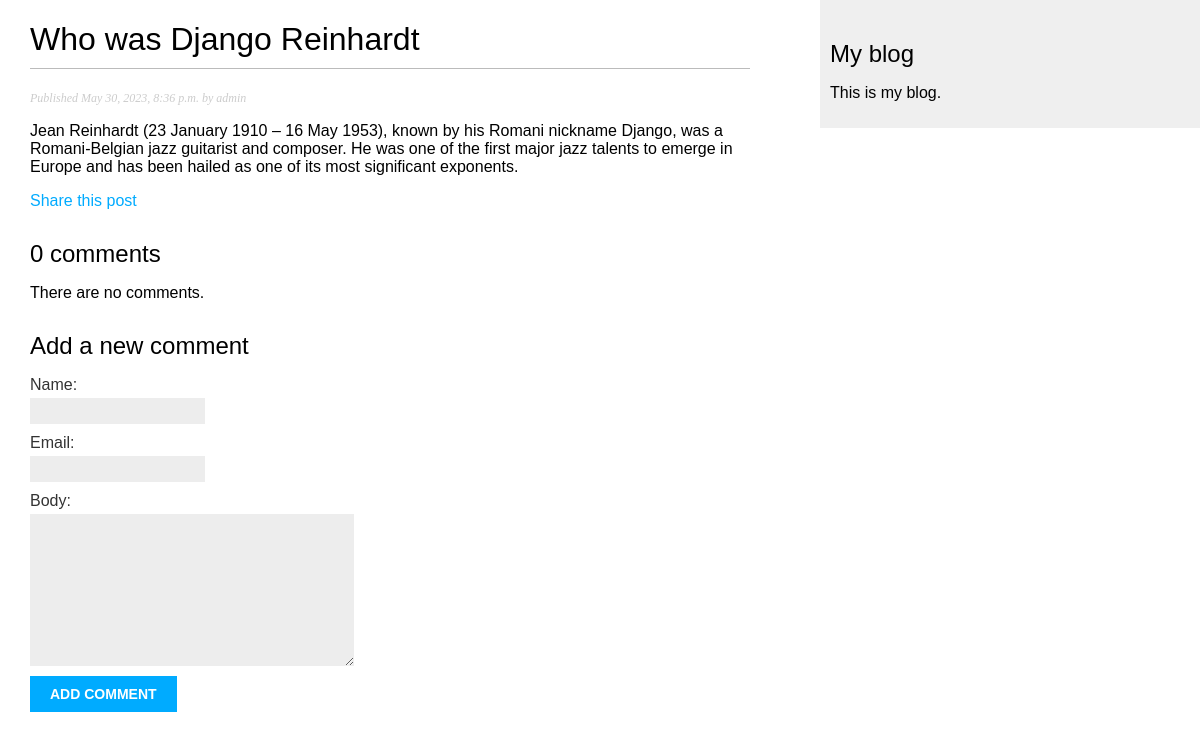
/blog/2023/5/30/who-was-django-reinhardt/, run on the app's committed database.
### blog/models.py (models this page shows, shortened)
class Post(models.Model):
    class Status(models.TextChoices):
        DRAFT = 'DF', 'Draft'
        PUBLISHED = 'PB', 'Published'
    title = models.CharField(max_length=250)
    slug = models.SlugField(max_length=250, unique_for_date='publish')
    author = models.ForeignKey(
        User,
        on_delete=models.CASCADE,
        related_name='blog_posts'
    )
    body = models.TextField()
    publish = models.DateTimeField(default=timezone.now)
    created = models.DateTimeField(auto_now_add=True)
    updated = models.DateTimeField(auto_now=True)
    status = models.CharField(
        max_length=2,
        choices=Status.choices,
        default=Status.DRAFT
    )
    objects = models.Manager()  # The default manager
    published = PublishedManager()  # The custom manager
    class Meta:
        ordering = ['-publish']
        indexes = [
            models.Index(fields=['-publish'])
        ]

### blog/views.py (the view)
def post_detail(request, year, month, day, post):
    post = get_object_or_404(
        Post,
        status=Post.Status.PUBLISHED,
        slug=post,
        publish__year=year,
        publish__month=month,
        publish__day=day
    )
    comments = post.comments.filter(active=True)
    form = CommentForm()
    return render(
        request,
        'blog/post/detail.html',
        {
            'post': post,
            'comments': comments,
            'form': form
        }
    )

### blog/forms.py
class CommentForm(forms.ModelForm):
    class Meta:
        model = Comment
        fields = ['name', 'email', 'body']

### blog/templates/blog/post/detail.html (shortened to what this page needs)
{% extends 'blog/base.html' %}
{% block content %}
  <h1>{{ post.title }}</h1>
  <p class="date">
    Published {{ post.publish }} by {{ post.author }}
  </p>
  {{ post.body|linebreaks }}
  <p>
    <a href="{% url "blog:post_share" post.id %}">
      Share this post
    </a>
  </p>
  {% with comments.count as total_comments %}
    <h2>
      {{ total_comments }} comment{{ total_comments|pluralize }}
    </h2>
  {% endwith %}
  {% for comment in comments %}
    <div class="comment">
      <p class="info">
        Comment {{ forloop.counter }} by {{ comment.name }}
        {{ comment.created }}
      </p>
      {{ comment.body|linebreaks }}
    </div>
  {% empty %}
    <p>There are no comments.</p>
  {% endfor %}
  {% include "blog/post/includes/comment_form.html" %}
{% endblock %}

### blog/static/css/blog.css (style rules this page uses)
body { margin: 0; padding: 0; font-family: helvetica, sans-serif; }
a { color: #00abff; text-decoration: none; }
h1 { font-weight: normal; border-bottom: 1px solid #bbb; padding: 0 0 10px 0; }
h2 { font-weight: normal; margin: 30px 0 0; }
p.date { color: #ccc; font-family: georgia, serif; font-size: 12px; font-style: italic; }
label { float: left; clear: both; color: #333; margin-bottom: 4px; }
input, textarea { clear: both; float: left; margin: 0 0 10px; background: #ededed; border: 0; padding: 6px 10px; font-size: 12px; }

### data on the page
Post: title "Who was Django Reinhardt", publish "May 30, 2023, 8:36 p.m.", author "admin", body "Jean Reinhardt (23 January 1910 – 16 May 1953), known by his Romani nickname Django, was a Romani-Belgian jazz guitarist and composer. He was one of the first major jazz talents to emerge in Europe and has been hailed as one of its most significant exponents."

### other printed values
{{ total_comments }} "0"
